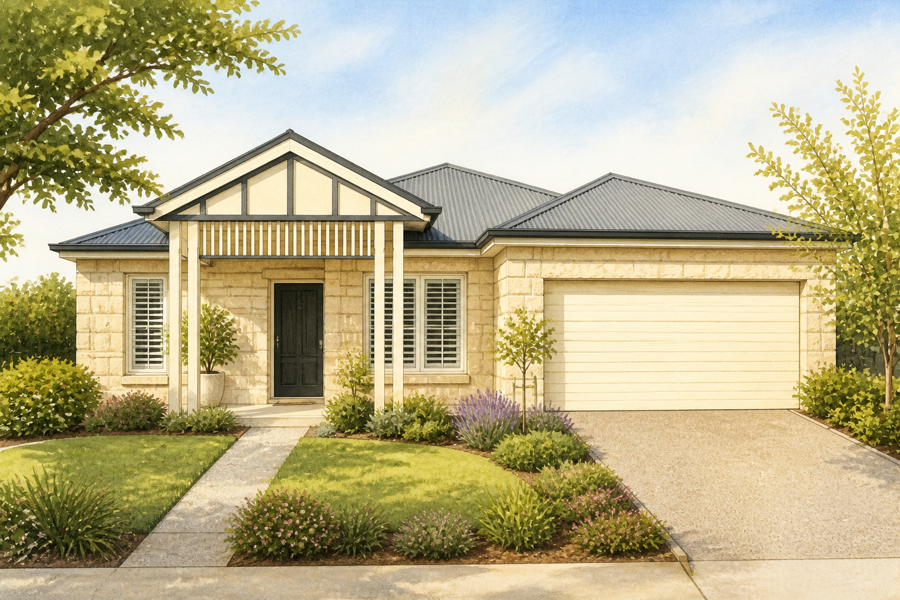
#> input picture flexdisplay_bridge/flexdisplay_bridge/assets/warm_household_home.png, 900 x 600 px
$ python -i eink_calibration.py   (imports and definitions only)
#> lines starting #> are read from the running program, lines starting #| are printed output that depends on the picture; after the words box and inside, x2 and y2 are one past the last pixel; in counts of white or black regions, pixels touching at a corner belong together
#> further down, picture is the input picture: PIL image 900x600 RGB; mean R, G, B 185.6, 176.9, 139.1
from __future__ import annotations

from dataclasses import dataclass

from PIL import Image, ImageEnhance, ImageOps


@dataclass(frozen=True)
class EinkCalibration:
    contrast: float
    sharpness: float
    gamma: float
    threshold: int


CALIBRATIONS = {
    "X3": EinkCalibration(contrast=1.12, sharpness=1.05, gamma=0.96, threshold=138),
    "X4": EinkCalibration(contrast=1.34, sharpness=1.18, gamma=0.88, threshold=150),
}


def normalize_model(model: str | None, width: int = 0, height: int = 0) -> str:
    value = str(model or "").upper().replace("XTEINK_", "")
    if value in CALIBRATIONS:
        return value
    return "X3" if (width, height) == (528, 792) else "X4"


def calibrate_monochrome(
    image: Image.Image,
    *,
    model: str | None = None,
    photo: bool = False,
) -> Image.Image:
    """Return a true 1-bit image tuned for the selected XTEINK panel."""
#> called with photo = False
    selected = normalize_model(model, image.width, image.height)
#> selected = 'X4'
    calibration = CALIBRATIONS[selected]
    grayscale = ImageOps.autocontrast(image.convert("L"))
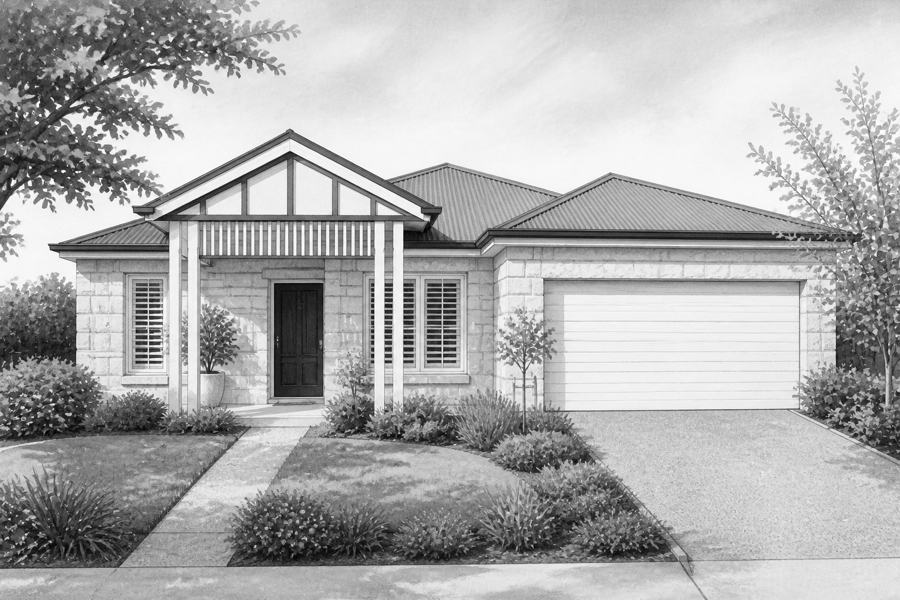
#> grayscale: PIL image 900x600 L; min 0, max 255, mean 173.1
    grayscale = ImageEnhance.Contrast(grayscale).enhance(calibration.contrast)
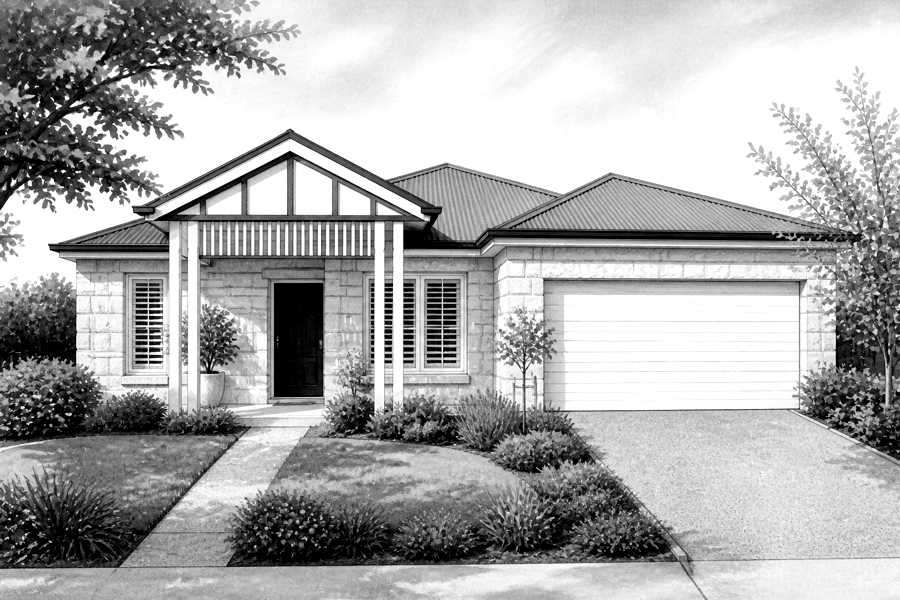
#> grayscale: PIL image 900x600 L; min 0, max 255, mean 171.2
    grayscale = ImageEnhance.Sharpness(grayscale).enhance(calibration.sharpness)
    gamma_lut = [round(255 * ((value / 255) ** calibration.gamma)) for value in range(256)]
#> gamma_lut = 256 values from 0 to 255
    grayscale = grayscale.point(gamma_lut)
    if photo:
        return grayscale.convert("1", dither=Image.Dither.FLOYDSTEINBERG)
    return grayscale.point(
        lambda value: 255 if value >= calibration.threshold else 0,
        mode="1",
    )
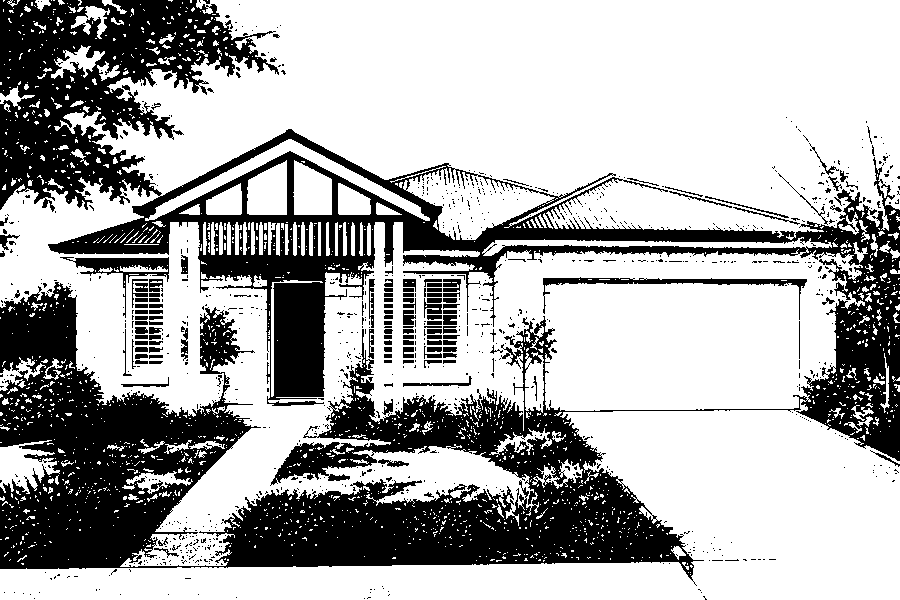
#> returned value: PIL image 900x600 1; 67.7% white; 1007 black regions (877 under 20 px), largest, box (x1, y1, x2, y2) and area: (0, 0, 900, 586) 161072, (543, 277, 807, 320) 1461, (60, 257, 169, 318) 1289

>>> from PIL import Image
>>> picture = Image.open('assets/warm_household_home.png')
>>> result = calibrate_monochrome(picture)
